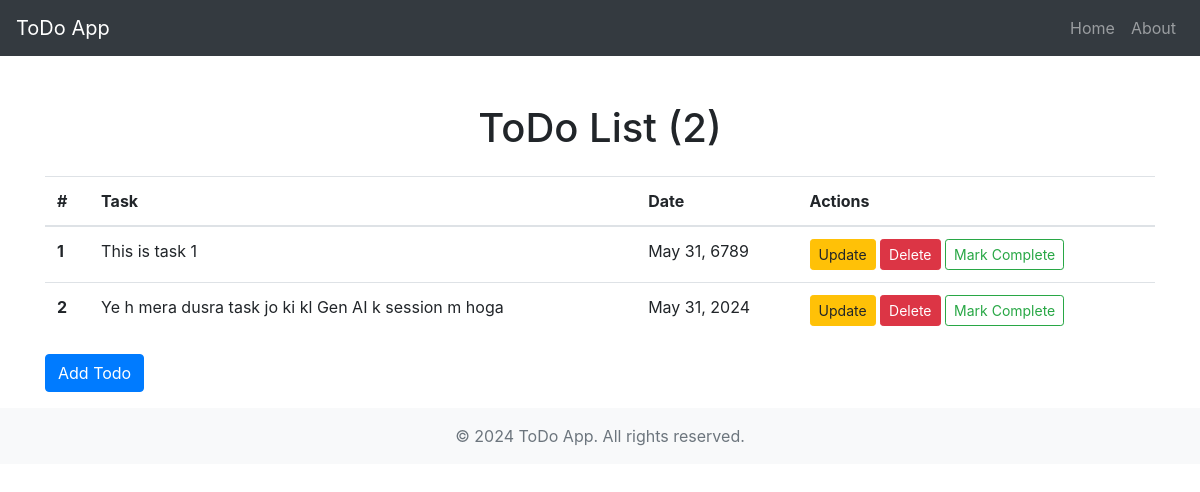
/todo/, run on an earlier commit of the app's database.
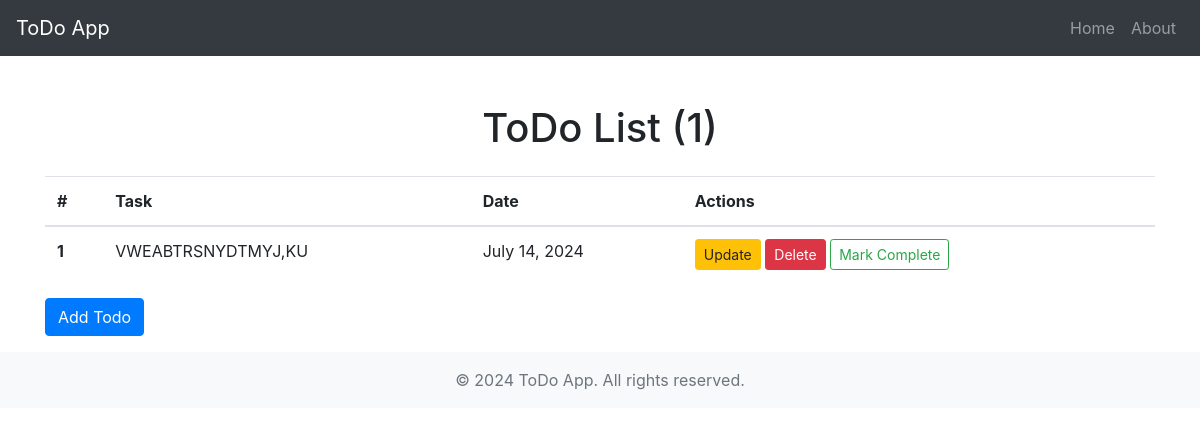
And on a later commit of the database.
### myapp/models.py (models this page shows)
class Todo(models.Model):
    task = models.TextField()
    created_at = models.DateField()
    is_completed = models.BooleanField(default=False)

### myapp/views.py (the view)
# urls.py: path("todo/", views.todo, name="todo"),
def todo(request):
    todos = Todo.objects.filter(is_completed = False)
    parameters = {
        "todos": todos, # isme koi bhi completed todo nhi h
    }
    return render(request, "todo.html", parameters) # isme jo parameter ja rha h usme bhi koi completed todo nhi h

### templates/todo.html
{% extends 'base.html' %}
{% block body %}
<div class="container mt-5">
    <h1 class="text-center">ToDo List ({{ todos.count }})</h1>
    <div class="table-responsive">
        <table class="table table-hover mt-3">
            <thead>
                <tr>
                    <th scope="col">#</th>
                    <th scope="col">Task</th>
                    <th scope="col">Date</th>
                    <th scope="col">Actions</th>
                </tr>
            </thead>
            <tbody>
                {% for todo in todos %}
                <tr>
                    <th scope="row">{{ forloop.counter }}</th>
                    <td>{{ todo.task }}</td>
                    <td>{{ todo.created_at }}</td>
                    <td>
                        <a href="{% url 'update_todo' todo.id %}" class="btn btn-warning btn-sm">Update</a>
                        <a href="{% url 'delete_todo' todo.id %}" class="btn btn-danger btn-sm">Delete</a>
                        <a href="{% url 'mark_complete' todo.id %}" class="btn btn-outline-success btn-sm">Mark Complete</a>
                    </td>
                </tr>
                {% endfor %}
            </tbody>
        </table>
    </div>
    <a href="{% url 'add_todo' %}" class="btn btn-primary mb-3">Add Todo</a>
</div>
{% endblock %}

What changed in the data, as far as the page shows it:
removed Todo: task "This is task 1", created_at "May 31, 6789"
no longer on this page (row edited): Todo: task "Ye h mera dusra task jo ki kl Gen AI k session m hoga", created_at "May 31, 2024"
added Todo: task "VWEABTRSNYDTMYJ,KU", created_at "July 14, 2024"
Also different on the page:
{{ todos.count }}: "2" → "1"
